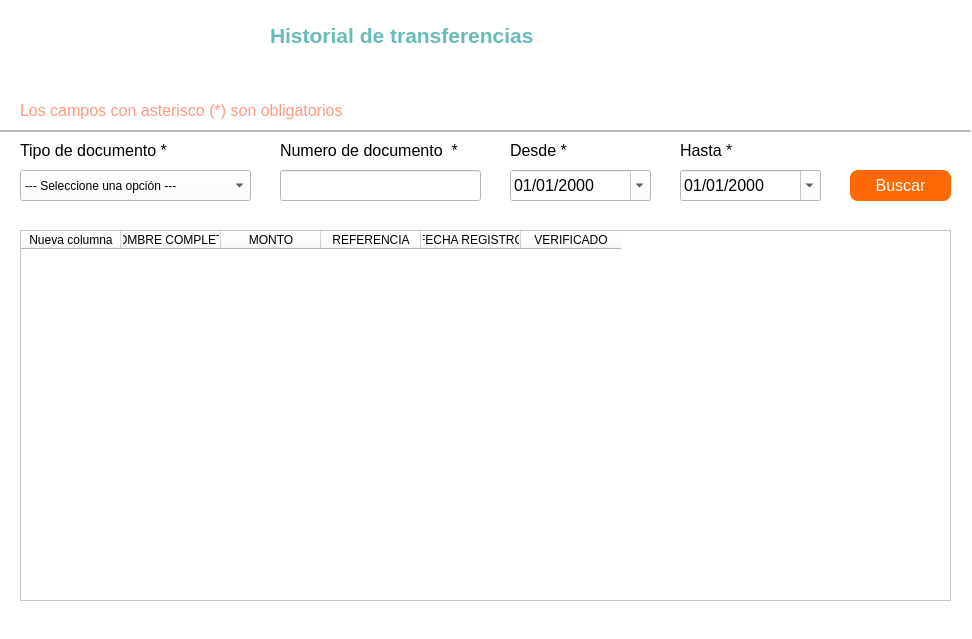
<?xml version="1.0" encoding="UTF-8"?>
<ui version="4.0">
 <class>Dialog</class>
 <widget class="QDialog" name="Dialog">
  <property name="windowModality">
   <enum>Qt::ApplicationModal</enum>
  </property>
  <property name="geometry">
   <rect>
    <x>0</x>
    <y>0</y>
    <width>972</width>
    <height>639</height>
   </rect>
  </property>
  <property name="windowTitle">
   <string>Historial de Transacciones</string>
  </property>
  <property name="styleSheet">
   <string notr="true">background-color: rgb(255, 255, 255);</string>
  </property>
  <widget class="QLineEdit" name="txtDocumento">
   <property name="geometry">
    <rect>
     <x>280</x>
     <y>170</y>
     <width>201</width>
     <height>31</height>
    </rect>
   </property>
   <property name="font">
    <font>
     <pointsize>12</pointsize>
    </font>
   </property>
  </widget>
  <widget class="QComboBox" name="cbTipo">
   <property name="geometry">
    <rect>
     <x>20</x>
     <y>170</y>
     <width>231</width>
     <height>31</height>
    </rect>
   </property>
   <item>
    <property name="text">
     <string>--- Seleccione una opción ---</string>
    </property>
   </item>
   <item>
    <property name="text">
     <string>CI - Carnet de identidad</string>
    </property>
   </item>
   <item>
    <property name="text">
     <string>PPTE - Pasaporte</string>
    </property>
   </item>
   <item>
    <property name="text">
     <string>VISA</string>
    </property>
   </item>
  </widget>
  <widget class="QLabel" name="label_5">
   <property name="geometry">
    <rect>
     <x>280</x>
     <y>140</y>
     <width>191</width>
     <height>21</height>
    </rect>
   </property>
   <property name="font">
    <font>
     <pointsize>12</pointsize>
    </font>
   </property>
   <property name="text">
    <string>Numero de documento  *</string>
   </property>
  </widget>
  <widget class="QLabel" name="label">
   <property name="geometry">
    <rect>
     <x>20</x>
     <y>10</y>
     <width>171</width>
     <height>71</height>
    </rect>
   </property>
   <property name="text">
    <string/>
   </property>
   <property name="pixmap">
    <pixmap>logo.png</pixmap>
   </property>
   <property name="scaledContents">
    <bool>true</bool>
   </property>
  </widget>
  <widget class="QLabel" name="label_3">
   <property name="geometry">
    <rect>
     <x>270</x>
     <y>20</y>
     <width>321</width>
     <height>31</height>
    </rect>
   </property>
   <property name="font">
    <font>
     <pointsize>16</pointsize>
     <bold>true</bold>
    </font>
   </property>
   <property name="styleSheet">
    <string notr="true">color:rgb(103, 187, 187)</string>
   </property>
   <property name="text">
    <string>Historial de transferencias</string>
   </property>
  </widget>
  <widget class="QPushButton" name="btnBuscar">
   <property name="geometry">
    <rect>
     <x>850</x>
     <y>170</y>
     <width>101</width>
     <height>31</height>
    </rect>
   </property>
   <property name="font">
    <font>
     <pointsize>12</pointsize>
    </font>
   </property>
   <property name="styleSheet">
    <string notr="true">background-color: rgb(255, 105, 3);
color: rgb(255, 255, 255);
border-radius:8px</string>
   </property>
   <property name="text">
    <string>Buscar</string>
   </property>
  </widget>
  <widget class="QDateEdit" name="txtFechaDesde">
   <property name="geometry">
    <rect>
     <x>510</x>
     <y>170</y>
     <width>141</width>
     <height>31</height>
    </rect>
   </property>
   <property name="font">
    <font>
     <pointsize>12</pointsize>
    </font>
   </property>
   <property name="displayFormat">
    <string>dd/MM/yyyy</string>
   </property>
   <property name="calendarPopup">
    <bool>true</bool>
   </property>
  </widget>
  <widget class="QLabel" name="label_13">
   <property name="geometry">
    <rect>
     <x>510</x>
     <y>140</y>
     <width>131</width>
     <height>21</height>
    </rect>
   </property>
   <property name="font">
    <font>
     <pointsize>12</pointsize>
    </font>
   </property>
   <property name="text">
    <string>Desde *</string>
   </property>
  </widget>
  <widget class="QFrame" name="frame">
   <property name="geometry">
    <rect>
     <x>0</x>
     <y>130</y>
     <width>971</width>
     <height>2</height>
    </rect>
   </property>
   <property name="maximumSize">
    <size>
     <width>16777215</width>
     <height>2</height>
    </size>
   </property>
   <property name="styleSheet">
    <string notr="true">background-color: rgb(238, 238, 238);</string>
   </property>
   <property name="frameShape">
    <enum>QFrame::StyledPanel</enum>
   </property>
   <property name="frameShadow">
    <enum>QFrame::Raised</enum>
   </property>
  </widget>
  <widget class="QLabel" name="label_4">
   <property name="geometry">
    <rect>
     <x>20</x>
     <y>140</y>
     <width>151</width>
     <height>21</height>
    </rect>
   </property>
   <property name="font">
    <font>
     <pointsize>12</pointsize>
    </font>
   </property>
   <property name="text">
    <string>Tipo de documento *</string>
   </property>
  </widget>
  <widget class="QLabel" name="label_15">
   <property name="geometry">
    <rect>
     <x>20</x>
     <y>100</y>
     <width>591</width>
     <height>21</height>
    </rect>
   </property>
   <property name="font">
    <font>
     <pointsize>12</pointsize>
    </font>
   </property>
   <property name="styleSheet">
    <string notr="true">color: rgb(255, 153, 128);</string>
   </property>
   <property name="text">
    <string>Los campos con asterisco (*) son obligatorios</string>
   </property>
  </widget>
  <widget class="QDateEdit" name="txtFechaHasta">
   <property name="geometry">
    <rect>
     <x>680</x>
     <y>170</y>
     <width>141</width>
     <height>31</height>
    </rect>
   </property>
   <property name="font">
    <font>
     <pointsize>12</pointsize>
    </font>
   </property>
   <property name="displayFormat">
    <string>dd/MM/yyyy</string>
   </property>
   <property name="calendarPopup">
    <bool>true</bool>
   </property>
  </widget>
  <widget class="QLabel" name="label_14">
   <property name="geometry">
    <rect>
     <x>680</x>
     <y>140</y>
     <width>131</width>
     <height>21</height>
    </rect>
   </property>
   <property name="font">
    <font>
     <pointsize>12</pointsize>
    </font>
   </property>
   <property name="text">
    <string>Hasta *</string>
   </property>
  </widget>
  <widget class="QTableWidget" name="tblHistorial">
   <property name="geometry">
    <rect>
     <x>20</x>
     <y>230</y>
     <width>931</width>
     <height>371</height>
    </rect>
   </property>
   <column>
    <property name="text">
     <string>Nueva columna</string>
    </property>
   </column>
   <column>
    <property name="text">
     <string>NOMBRE COMPLETO</string>
    </property>
   </column>
   <column>
    <property name="text">
     <string>MONTO</string>
    </property>
   </column>
   <column>
    <property name="text">
     <string>REFERENCIA</string>
    </property>
   </column>
   <column>
    <property name="text">
     <string>FECHA REGISTRO</string>
    </property>
   </column>
   <column>
    <property name="text">
     <string>VERIFICADO</string>
    </property>
   </column>
  </widget>
 </widget>
 <resources/>
 <connections/>
</ui>
